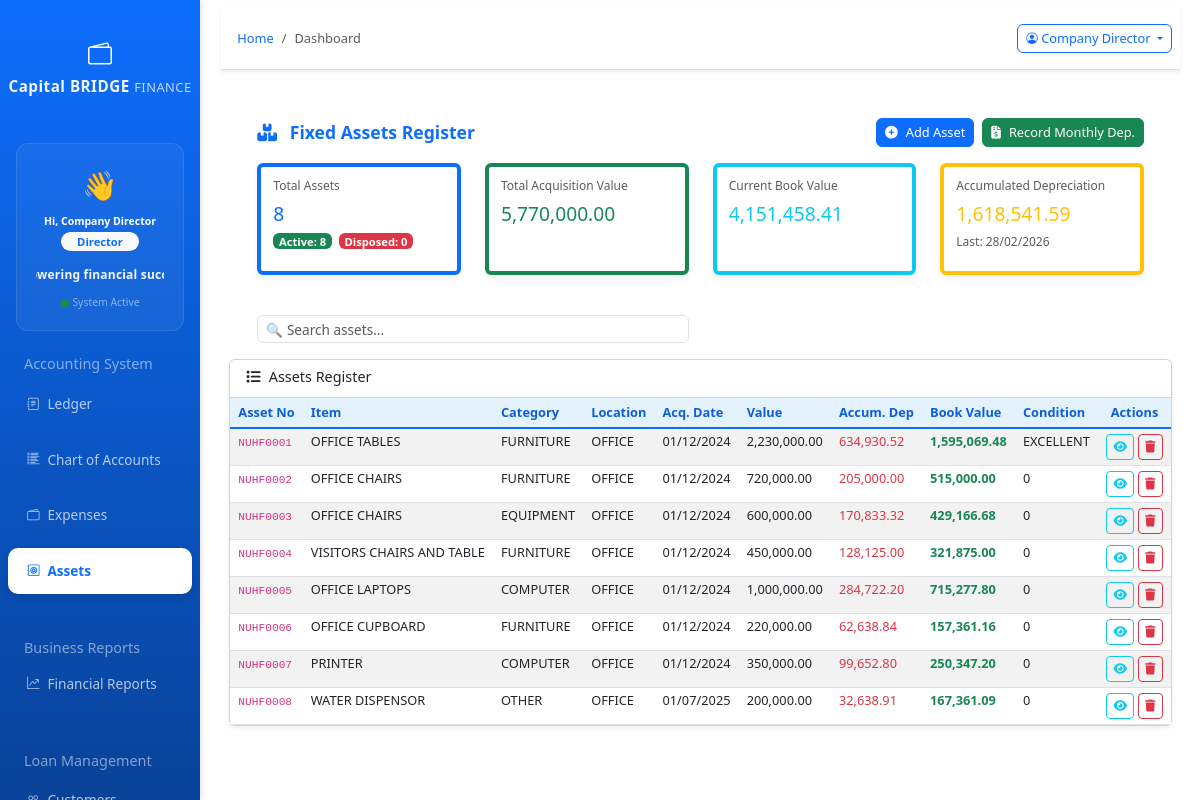
Screenshot of /app.cbfinance.rw/index.php?page=assets (signed in) with the database file from the repository.
### tables this page shows
CREATE TABLE `assets` (
  `asset_id` int(11) NOT NULL,
  `asset_number` varchar(20) NOT NULL,
  `category` varchar(50) NOT NULL,
  `item_name` varchar(100) NOT NULL,
  `description` text,
  `serial_number` varchar(100) DEFAULT NULL,
  `location` varchar(100) DEFAULT NULL,
  `assigned_user` varchar(100) DEFAULT NULL,
  `acquisition_date` date NOT NULL,
  `acquisition_value` decimal(15,2) NOT NULL,
  `supplier` varchar(200) DEFAULT NULL,
  `additions` decimal(15,2) DEFAULT '0.00',
  `lifespan_years` int(11) NOT NULL,
  `depreciation_rate` decimal(5,2) NOT NULL,
  `asset_condition` varchar(1000) DEFAULT NULL,
  `monthly_depreciation` decimal(15,2) DEFAULT NULL,
  `daily_depreciation` decimal(15,2) DEFAULT NULL,
  `accumulated_depreciation` decimal(15,2) DEFAULT '0.00',
  `reporting_date` date DEFAULT NULL,
  `disposal_date` date DEFAULT NULL,
  `disposal_value` decimal(15,2) DEFAULT NULL,
  `disposal_reason` varchar(255) DEFAULT NULL,
  `created_at` timestamp NOT NULL DEFAULT CURRENT_TIMESTAMP,
  `updated_at` timestamp NOT NULL DEFAULT CURRENT_TIMESTAMP ON UPDATE CURRENT_TIMESTAMP
);

### app.cbfinance.rw/modules/assets.php (the view, shortened to what this page needs)
<?php
$conn = getConnection();
$conn->set_charset("utf8mb4");
$assets_result = $conn->query("SELECT * FROM assets ORDER BY asset_number ASC");
$stats_result = $conn->query("
    SELECT
        COUNT(*) AS total,
        SUM(CASE WHEN disposal_date IS NULL THEN 1 ELSE 0 END) AS active,
        SUM(CASE WHEN disposal_date IS NOT NULL THEN 1 ELSE 0 END) AS disposed,
        SUM(acquisition_value + additions) AS total_value,
        AVG(depreciation_rate) AS avg_dep_rate,
        SUM(COALESCE(accumulated_depreciation, 0)) AS total_accum_dep
    FROM assets
");
$stats = $stats_result ? $stats_result->fetch_assoc() : [];
$book_result = $conn->query("
    SELECT SUM(GREATEST(0, (acquisition_value + additions) - COALESCE(accumulated_depreciation, 0))) AS total_book
    FROM assets
    WHERE disposal_date IS NULL
");
$book_row = $book_result ? $book_result->fetch_assoc() : [];
$total_book_value = $book_row['total_book'] ?? 0;
$last_dep_result = $conn->query("
    SELECT MAX(transaction_date) AS last
    FROM ledger
    WHERE reference_type = 'DEPRECIATION'
      AND account_code IN ('5401','5402','5403')
");
$last_dep = $last_dep_result ? $last_dep_result->fetch_assoc()['last'] : null;
?>
<!DOCTYPE html>
<html lang="en">
<head>
    <link href="https://cdn.jsdelivr.net/npm/bootstrap@5.3.0/dist/css/bootstrap.min.css" rel="stylesheet">
    <link rel="stylesheet" href="https://cdnjs.cloudflare.com/ajax/libs/font-awesome/6.4.0/css/all.min.css">
</head>
<body>
<div class="container-fluid px-0">
    <div class="row mx-3 mt-3 mb-3">
        <div class="col-12 d-flex justify-content-between align-items-center flex-wrap gap-2">
            <h2 class="h4 fw-bold text-primary mb-0">
                <i class="fas fa-boxes me-2"></i> Fixed Assets Register
            </h2>
            <div class="d-flex gap-2 flex-wrap">
                <button class="btn btn-primary" data-bs-toggle="modal" data-bs-target="#addAssetModal">
                    <i class="fas fa-plus-circle me-2"></i>Add Asset
                </button>
                <button class="btn btn-success" data-bs-toggle="modal" data-bs-target="#recordDepModal">
                    <i class="fas fa-file-invoice-dollar me-2"></i>Record Monthly Dep.
                </button>
            </div>
        </div>
    </div>
    <div class="row mx-3 mb-4">
        <div class="col-xl-3 col-lg-6 mb-3">
            <div class="card border-start border-primary border-4 h-100">
                <div class="card-body">
                    <h6 class="text-muted">Total Assets</h6>
                    <h3 class="text-primary"><?= $stats['total'] ?? 0 ?></h3>
                    <span class="badge bg-success">Active: <?= $stats['active'] ?? 0 ?></span>
                    <span class="badge bg-danger ms-1">Disposed: <?= $stats['disposed'] ?? 0 ?></span>
                </div>
            </div>
        </div>
        <div class="col-xl-3 col-lg-6 mb-3">
            <div class="card border-start border-success border-4 h-100">
                <div class="card-body">
                    <h6 class="text-muted">Total Acquisition Value</h6>
                    <h3 class="text-success"> <?= number_format($stats['total_value'] ?? 0, 2) ?></h3>
                </div>
            </div>
        </div>
        <div class="col-xl-3 col-lg-6 mb-3">
            <div class="card border-start border-info border-4 h-100">
                <div class="card-body">
                    <h6 class="text-muted">Current Book Value</h6>
                    <h3 class="text-info"> <?= number_format($total_book_value, 2) ?></h3>
                </div>
            </div>
        </div>
        <div class="col-xl-3 col-lg-6 mb-3">
            <div class="card border-start border-warning border-4 h-100">
                <div class="card-body">
                    <h6 class="text-muted">Accumulated Depreciation</h6>
                    <h3 class="text-warning"> <?= number_format($stats['total_accum_dep'] ?? 0, 2) ?></h3>
                    <?php if ($last_dep): ?>
                    <small class="text-muted">Last: <?= date('d/m/Y', strtotime($last_dep)) ?></small>
                    <?php endif; ?>
                </div>
            </div>
        </div>
    </div>
    <div class="row mx-3 mb-3">
        <div class="col-md-6">
            <input type="text" id="searchInput" class="form-control" placeholder="🔍 Search assets...">
        </div>
    </div>
    <div class="row mx-0">
        <div class="col-12 px-0">
            <div class="card shadow-sm">
                <div class="card-header bg-white">
                    <h5 class="mb-0"><i class="fas fa-list me-2"></i>Assets Register</h5>
                </div>
                <div class="card-body p-0">
                    <div class="table-responsive" style="max-height: 65vh;">
                        <table class="table table-hover table-striped mb-0" id="assetsTable">
                            <thead class="table-light sticky-top">
                                <tr>
                                    <th>Asset No</th>
                                    <th>Item</th>
                                    <th>Category</th>
                                    <th>Location</th>
                                    <th>Acq. Date</th>
                                    <th>Value</th>
                                    <th>Accum. Dep</th>
                                    <th>Book Value</th>
                                    <th>Condition</th>
                                    <th class="text-center">Actions</th>
                                </tr>
                            </thead>
                            <tbody>
                                <?php if ($assets_result && $assets_result->num_rows > 0): ?>
                                    <?php while ($asset = $assets_result->fetch_assoc()):
                                        $total_val = $asset['acquisition_value'] + $asset['additions'];
                                        $book_val  = max(0, $total_val - ($asset['accumulated_depreciation'] ?? 0));
                                        $disposed  = !empty($asset['disposal_date']);
                                    ?>
                                    <tr class="<?= $disposed ? 'table-secondary' : '' ?>">
                                        <td><code><?= htmlspecialchars($asset['asset_number']) ?></code></td>
                                        <td><?= htmlspecialchars($asset['item_name']) ?></td>
                                        <td><?= htmlspecialchars($asset['category']) ?></td>
                                        <td><?= htmlspecialchars($asset['location']) ?></td>
                                        <td><?= $asset['acquisition_date'] ? date('d/m/Y', strtotime($asset['acquisition_date'])) : '-' ?></td>
                                        <td> <?= number_format($total_val, 2) ?></td>
                                        <td class="text-danger"> <?= number_format($asset['accumulated_depreciation'] ?? 0, 2) ?></td>
                                        <td class="text-success fw-bold"> <?= number_format($book_val, 2) ?></td>
                                        <td>
                                            <?= htmlspecialchars($asset['asset_condition'] ?? 'Unknown') ?>
                                        </td>
                                        <td class="text-center">
                                            <a href="?page=edit_asset&id=<?= $asset['asset_id'] ?>" class="btn btn-sm btn-outline-info" title="View Details">
                                                <i class="fas fa-eye"></i>
                                            </a>
                                            <a href="?page=assets&delete=<?= $asset['asset_id'] ?>" class="btn btn-sm btn-outline-danger"
                                               onclick="return confirm('Permanently delete <?= htmlspecialchars($asset['asset_number']) ?>?')" title="Delete">
                                                <i class="fas fa-trash"></i>
                                            </a>
                                        </td>
                                    </tr>
                                    <?php endwhile; ?>
                                <?php else: ?>
                                    <tr><td colspan="10" class="text-center py-5 text-muted">No assets found</td></tr>
                                <?php endif; ?>
                            </tbody>
                        </table>
                    </div>
                </div>
            </div>
        </div>
    </div>
</div>
</body>
</html>

### app.cbfinance.rw/assets/css/style.css (style rules this page uses)
:root { --primary-blue: #0d6efd; --light-blue: #e3f2fd; --dark-blue: #0b5ed7; --white: #ffffff; --light-gray: #f8f9fa; --gray: #6c757d; --dark-gray: #343a40; }
body { background-color: #f8f9fa; font-family: 'Segoe UI', Tahoma, Geneva, Verdana, sans-serif; }
.card { border: none; border-radius: 10px; box-shadow: 0 4px 6px rgba(0, 0, 0, 0.05); transition: transform 0.3s, box-shadow 0.3s; }
.card-header { background-color: var(--white); border-bottom: 2px solid var(--light-blue); font-weight: 600; color: var(--dark-blue); }
.table { background-color: var(--white); }
.table thead th { background-color: var(--light-blue); border-bottom: 2px solid var(--primary-blue); color: var(--dark-blue); font-weight: 600; }
.btn-primary { background-color: var(--primary-blue); border-color: var(--primary-blue); }

### app.cbfinance.rw/index.php (style rules this page uses)
body { font-size: 12px !important; overflow-x: hidden; }
.card { margin-bottom: 0.5rem !important; }
.card-header { padding: 0.5rem 1rem !important; }
.card-body { padding: 0.75rem !important; }
.card-title, .card-header h5, .card-header h6 { font-size: 0.9rem !important; margin-bottom: 0.25rem !important; }
.table { font-size: 0.8rem !important; }
.table th, .table td { padding: 0.3rem 0.5rem !important; }
.form-control, .form-select { font-size: 0.85rem !important; padding: 0.25rem 0.5rem !important; height: calc(1.5em + 0.5rem) !important; }
.btn { font-size: 0.8rem !important; padding: 0.25rem 0.5rem !important; }
.btn-sm { font-size: 0.75rem !important; padding: 0.2rem 0.4rem !important; }
.badge { font-size: 0.7rem !important; padding: 0.15rem 0.35rem !important; }
h2, .h2 { font-size: 1.3rem !important; }
h3, .h3 { font-size: 1.2rem !important; }
h4, .h4 { font-size: 1.1rem !important; }
h5, .h5 { font-size: 1rem !important; }
h6, .h6 { font-size: 0.9rem !important; }
.mb-3 { margin-bottom: 0.75rem !important; }
.mb-4 { margin-bottom: 1rem !important; }
.mt-3 { margin-top: 0.75rem !important; }
.gap-2 { gap: 0.5rem !important; }
.text-muted { font-size: 0.75rem !important; }
h1, h2, h3, h4, h5, h6 { line-height: 1.2 !important; }
.table-hover tbody tr { line-height: 1.2 !important; }
.row { margin-bottom: 0.25rem !important; }
.container-fluid { padding: 0.5rem !important; }

### app.cbfinance.rw/modules/assets.php (style rules this page uses)
.sticky-top { position: sticky; top: 0; z-index: 10; }
.table-responsive { overflow-x: auto; }

### rows the page displays
assets: asset_number "NUHF0001", item_name "OFFICE TABLES", category "FURNITURE", location "OFFICE", acquisition_date "01/12/2024", total_val "2,230,000.00", accumulated_depreciation "634,930.52", book_val "1,595,069.48", asset_condition "EXCELLENT"
assets: asset_number "NUHF0002", item_name "OFFICE CHAIRS", category "FURNITURE", location "OFFICE", acquisition_date "01/12/2024", total_val "720,000.00", accumulated_depreciation "205,000.00", book_val "515,000.00", asset_condition "0"
assets: asset_number "NUHF0003", item_name "OFFICE CHAIRS", category "EQUIPMENT", location "OFFICE", acquisition_date "01/12/2024", total_val "600,000.00", accumulated_depreciation "170,833.32", book_val "429,166.68", asset_condition "0"
assets: asset_number "NUHF0004", item_name "VISITORS CHAIRS AND TABLE", category "FURNITURE", location "OFFICE", acquisition_date "01/12/2024", total_val "450,000.00", accumulated_depreciation "128,125.00", book_val "321,875.00", asset_condition "0"
assets: asset_number "NUHF0005", item_name "OFFICE LAPTOPS", category "COMPUTER", location "OFFICE", acquisition_date "01/12/2024", total_val "1,000,000.00", accumulated_depreciation "284,722.20", book_val "715,277.80", asset_condition "0"
assets: asset_number "NUHF0006", item_name "OFFICE CUPBOARD", category "FURNITURE", location "OFFICE", acquisition_date "01/12/2024", total_val "220,000.00", accumulated_depreciation "62,638.84", book_val "157,361.16", asset_condition "0"
assets: asset_number "NUHF0007", item_name "PRINTER", category "COMPUTER", location "OFFICE", acquisition_date "01/12/2024", total_val "350,000.00", accumulated_depreciation "99,652.80", book_val "250,347.20", asset_condition "0"
assets: asset_number "NUHF0008", item_name "WATER DISPENSOR", category "OTHER", location "OFFICE", acquisition_date "01/07/2025", total_val "200,000.00", accumulated_depreciation "32,638.91", book_val "167,361.09", asset_condition "0"

### other values shown
$_SESSION['user_name'] "Company Director"
$user_role "Director"
$page_title "Dashboard"
$stats['total'] "8"
$stats['active'] "8"
$stats['disposed'] "0"
$stats['total_value'] "5,770,000.00"
$total_book_value "4,151,458.41"
$stats['total_accum_dep'] "1,618,541.59"
date('d/m/Y', strtotime($last_dep)) "28/02/2026"
